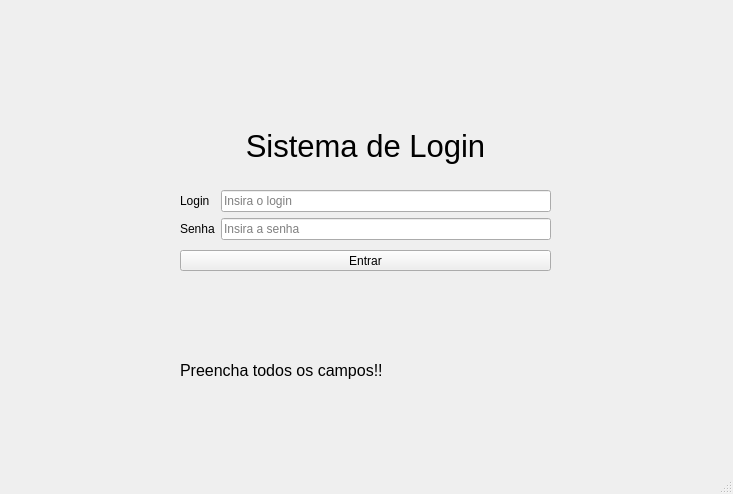
<?xml version="1.0" encoding="UTF-8"?>
<ui version="4.0">
 <class>MainWindow</class>
 <widget class="QMainWindow" name="MainWindow">
  <property name="geometry">
   <rect>
    <x>0</x>
    <y>0</y>
    <width>733</width>
    <height>494</height>
   </rect>
  </property>
  <property name="windowTitle">
   <string>MainWindow</string>
  </property>
  <widget class="QWidget" name="centralwidget">
   <widget class="QPushButton" name="button">
    <property name="geometry">
     <rect>
      <x>180</x>
      <y>250</y>
      <width>371</width>
      <height>21</height>
     </rect>
    </property>
    <property name="text">
     <string>Entrar</string>
    </property>
   </widget>
   <widget class="QWidget" name="formLayoutWidget">
    <property name="geometry">
     <rect>
      <x>0</x>
      <y>190</y>
      <width>731</width>
      <height>61</height>
     </rect>
    </property>
    <layout class="QFormLayout" name="formLayout">
     <property name="leftMargin">
      <number>180</number>
     </property>
     <property name="rightMargin">
      <number>180</number>
     </property>
     <item row="0" column="0">
      <widget class="QLabel" name="loginLabel">
       <property name="text">
        <string>Login</string>
       </property>
      </widget>
     </item>
     <item row="0" column="1">
      <widget class="QLineEdit" name="loginLineEdit">
       <property name="text">
        <string/>
       </property>
       <property name="placeholderText">
        <string>Insira o login</string>
       </property>
      </widget>
     </item>
     <item row="1" column="0">
      <widget class="QLabel" name="senhaLabel">
       <property name="text">
        <string>Senha</string>
       </property>
      </widget>
     </item>
     <item row="1" column="1">
      <widget class="QLineEdit" name="senhaLineEdit">
       <property name="placeholderText">
        <string>Insira a senha</string>
       </property>
      </widget>
     </item>
    </layout>
   </widget>
   <widget class="QLabel" name="label">
    <property name="geometry">
     <rect>
      <x>0</x>
      <y>120</y>
      <width>731</width>
      <height>51</height>
     </rect>
    </property>
    <property name="font">
     <font>
      <pointsize>23</pointsize>
     </font>
    </property>
    <property name="text">
     <string>Sistema de Login</string>
    </property>
    <property name="alignment">
     <set>Qt::AlignCenter</set>
    </property>
   </widget>
   <widget class="QLabel" name="aviso">
    <property name="geometry">
     <rect>
      <x>180</x>
      <y>340</y>
      <width>361</width>
      <height>61</height>
     </rect>
    </property>
    <property name="font">
     <font>
      <pointsize>12</pointsize>
     </font>
    </property>
    <property name="text">
     <string>Preencha todos os campos!!</string>
    </property>
   </widget>
  </widget>
  <widget class="QMenuBar" name="menubar">
   <property name="geometry">
    <rect>
     <x>0</x>
     <y>0</y>
     <width>733</width>
     <height>21</height>
    </rect>
   </property>
  </widget>
  <widget class="QStatusBar" name="statusbar"/>
 </widget>
 <resources/>
 <connections/>
</ui>
